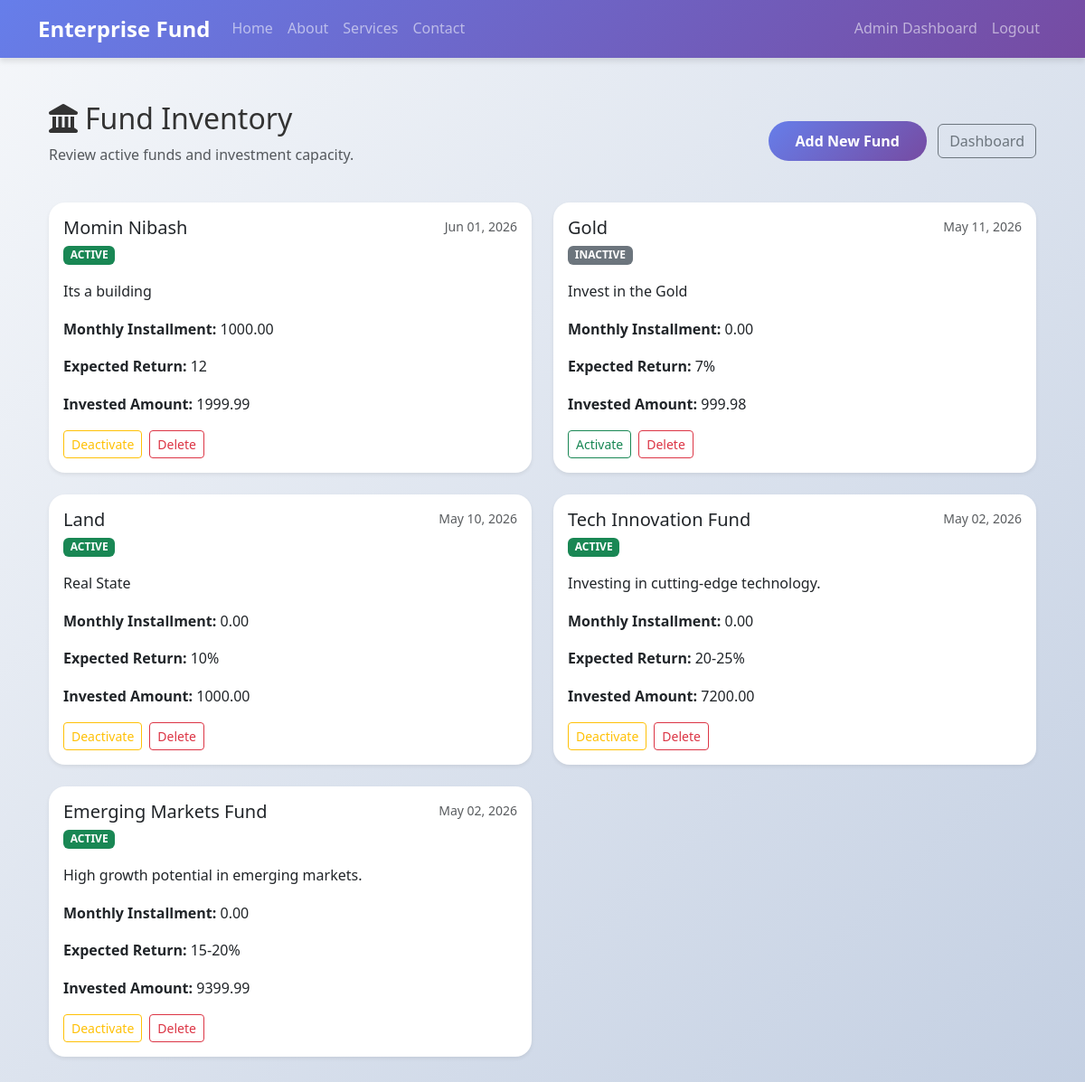
Page /accounts/admin/funds/ (signed in) on the earlier database version.
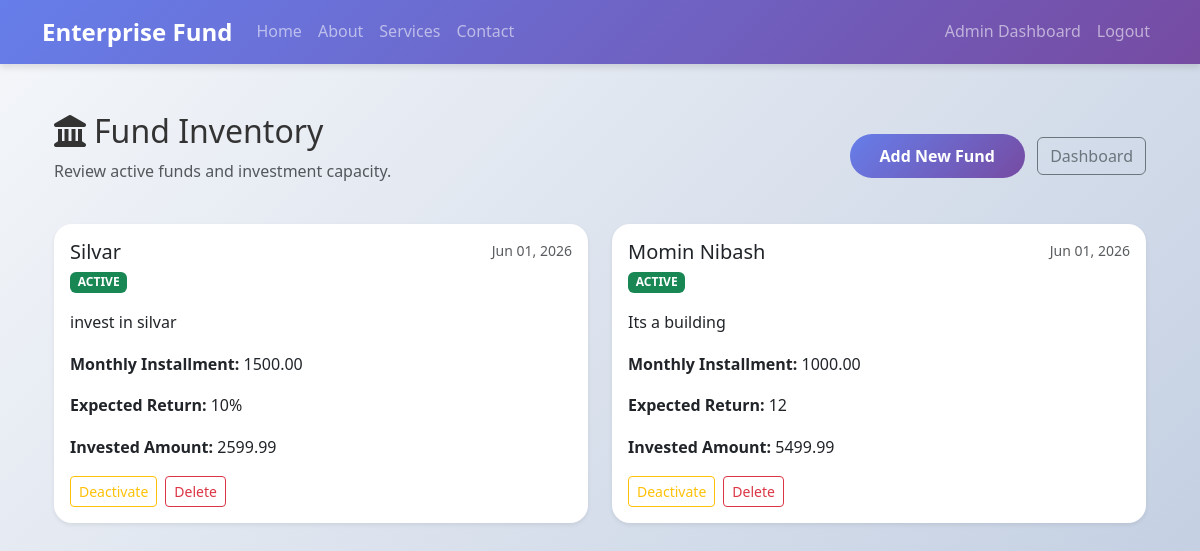
Same page on the later database version.
### accounts/models.py (models this page shows, shortened)
class Fund(models.Model):
    STATUS_ACTIVE = 'active'
    STATUS_INACTIVE = 'inactive'
    STATUS_CHOICES = [
        (STATUS_ACTIVE, 'Active'),
        (STATUS_INACTIVE, 'Inactive'),
    ]
    name = models.CharField(max_length=255)
    description = models.TextField()
    expected_return = models.CharField(max_length=100)
    monthly_installment = models.DecimalField(max_digits=10, decimal_places=2, default=0)
    invested_amount = models.DecimalField(max_digits=15, decimal_places=2, default=0)
    status = models.CharField(max_length=50, choices=STATUS_CHOICES, default=STATUS_ACTIVE)
    created_at = models.DateTimeField(auto_now_add=True)

### accounts/views.py (the view)
# urls.py: path('admin/funds/', views.admin_funds, name='admin_funds'),
@login_required
def admin_funds(request):
    if request.user.role != 'admin':
        return HttpResponseForbidden('Access denied')
    funds = Fund.objects.all().order_by('-created_at')
    return render(request, 'accounts/admin_funds.html', {'funds': funds})

### templates/accounts/admin_funds.html (shortened to what this page needs)
{% extends 'base.html' %}
{% block content %}
<div class="container my-5">
    <div class="d-flex justify-content-between align-items-center mb-4">
        <div>
            <h2><i class="fas fa-landmark me-2"></i>Fund Inventory</h2>
            <p class="text-muted">Review active funds and investment capacity.</p>
        </div>
        <div>
            <a href="{% url 'accounts:admin_add_fund' %}" class="btn btn-primary">Add New Fund</a>
            <a href="{% url 'accounts:admin_dashboard' %}" class="btn btn-outline-secondary ms-2">Dashboard</a>
        </div>
    </div>
    <div class="row">
        {% for fund in funds %}
            <div class="col-md-6 mb-4">
                <div class="card shadow-sm h-100">
                    <div class="card-body d-flex flex-column">
                        <div class="d-flex justify-content-between align-items-start mb-3">
                            <div>
                                <h5 class="card-title mb-1">{{ fund.name }}</h5>
                                {% if fund.status == 'active' %}
                                    <span class="badge bg-success text-uppercase">{{ fund.status }}</span>
                                {% else %}
                                    <span class="badge bg-secondary text-uppercase">{{ fund.status }}</span>
                                {% endif %}
                            </div>
                            <small class="text-muted">{{ fund.created_at|date:'M d, Y' }}</small>
                        </div>
                        <p class="card-text">{{ fund.description }}</p>
                        <p><strong>Monthly Installment:</strong> {{ fund.monthly_installment }}</p>
                        <p><strong>Expected Return:</strong> {{ fund.expected_return }}</p>
                        <p><strong>Invested Amount:</strong> {{ fund.invested_amount }}</p>
                        <div class="mt-auto d-flex gap-2">
                            <form method="post" action="{% url 'accounts:admin_toggle_fund' fund.pk %}">
                                {% if fund.status == 'active' %}
                                    <button type="submit" class="btn btn-sm btn-outline-warning">Deactivate</button>
                                {% else %}
                                    <button type="submit" class="btn btn-sm btn-outline-success">Activate</button>
                                {% endif %}
                            </form>
                            <form method="post" action="{% url 'accounts:admin_delete_fund' fund.pk %}" onsubmit="return confirm('Delete this fund? This cannot be undone.');">
                                <button type="submit" class="btn btn-sm btn-outline-danger">Delete</button>
                            </form>
                        </div>
                    </div>
                </div>
            </div>
        {% empty %}
            <div class="col-md-12">
                <div class="alert alert-info">No funds have been created yet.</div>
            </div>
        {% endfor %}
    </div>
</div>
{% endblock %}

Differences in the rows shown:
removed Fund: name "Gold", status "INACTIVE", created_at "May 11, 2026", description "Invest in the Gold", monthly_installment "0.00", expected_return "7%", invested_amount "999.98", shows "Activate"
removed Fund: name "Land", status "ACTIVE", created_at "May 10, 2026", description "Real State", monthly_installment "0.00", expected_return "10%", invested_amount "1000.00", shows "Deactivate"
removed Fund: name "Tech Innovation Fund", status "ACTIVE", created_at "May 02, 2026", description "Investing in cutting-edge technology.", monthly_installment "0.00", expected_return "20-25%", invested_amount "7200.00", shows "Deactivate"
removed Fund: name "Emerging Markets Fund", status "ACTIVE", created_at "May 02, 2026", description "High growth potential in emerging markets.", monthly_installment "0.00", expected_return "15-20%", invested_amount "9399.99", shows "Deactivate"
added Fund: name "Silvar", status "ACTIVE", created_at "Jun 01, 2026", description "invest in silvar", monthly_installment "1500.00", expected_return "10%", invested_amount "2599.99", shows "Deactivate"
changed Fund "Momin Nibash": invested_amount "1999.99" → "5499.99"
